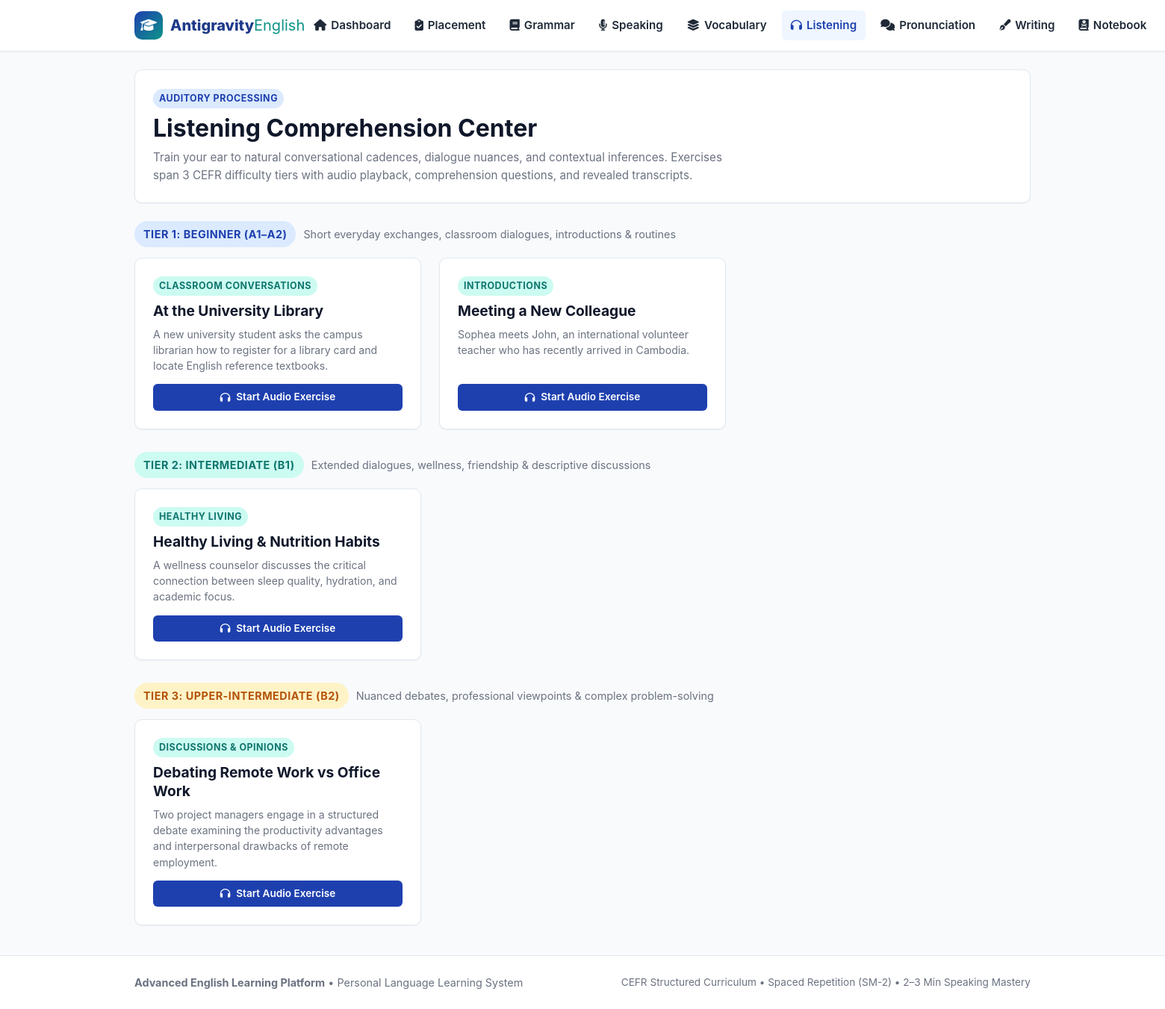
Page /listening/ (signed in) on the committed database.
### tables this page shows
CREATE TABLE listening_exercises (
    id INTEGER PRIMARY KEY AUTOINCREMENT,
    title TEXT NOT NULL,
    difficulty_level TEXT NOT NULL,
    topic_category TEXT NOT NULL,
    situation_description TEXT NOT NULL,
    audio_script TEXT NOT NULL,
    questions_json TEXT NOT NULL,
    order_index INTEGER DEFAULT 0
);

### routes/listening.py (the view)
@bp.route('')
@bp.route('/')
@login_required
def index():
    user_id = session['user_id']
    db = get_db()
    cur = db.execute("""
        SELECT le.*,
               (SELECT MAX(ls.score * 100 / ls.max_score) FROM listening_submissions ls WHERE ls.exercise_id = le.id AND ls.user_id = ?) as best_score,
               (SELECT COUNT(*) FROM listening_submissions ls WHERE ls.exercise_id = le.id AND ls.user_id = ?) as attempts_count
        FROM listening_exercises le
        ORDER BY le.order_index ASC, le.id ASC
    """, (user_id, user_id))
    exercises = cur.fetchall()
    grouped = {
        "Beginner": [],
        "Intermediate": [],
        "Upper-intermediate": []
    }
    for ex in exercises:
        lvl = ex['difficulty_level']
        if lvl in grouped:
            grouped[lvl].append(dict(ex))
        else:
            grouped.setdefault(lvl, []).append(dict(ex))
    return render_template('listening.html', grouped=grouped)

### database/db.py (called while the page is built)
def get_db():
    if 'db' not in g:
        db_path = current_app.config['DATABASE']
        db_dir = os.path.dirname(db_path)
        if db_dir and not os.path.exists(db_dir):
            os.makedirs(db_dir, exist_ok=True)
        g.db = sqlite3.connect(db_path)
        g.db.row_factory = sqlite3.Row
        g.db.execute("PRAGMA foreign_keys = ON;")
    return g.db

### routes/auth.py (called while the page is built)
def login_required(view):
    @functools.wraps(view)
    def wrapped_view(**kwargs):
        if g.user is None:
            flash("Please log in or continue as guest to access this section.", "info")
            return redirect(url_for('auth.login', next=request.url))
        return view(**kwargs)
    return wrapped_view

### templates/listening.html (shortened to what this page needs)
{% extends "base.html" %}
{% block content %}
<div class="card" style="margin-bottom:24px;">
  <span class="badge badge-a1" style="margin-bottom:6px;">Auditory Processing</span>
  <h1 style="font-size:2rem;margin-bottom:6px;">Listening Comprehension Center</h1>
  <p style="color:var(--text-muted);font-size:0.95rem;max-width:800px;">
    Train your ear to natural conversational cadences, dialogue nuances, and contextual inferences. Exercises span 3 CEFR difficulty tiers with audio playback, comprehension questions, and revealed transcripts.
  </p>
</div>
<div style="display:flex;flex-direction:column;gap:30px;margin-bottom:40px;">
  <div>
    <div style="display:flex;align-items:center;gap:10px;margin-bottom:14px;">
      <span class="badge badge-a1" style="font-size:0.9rem;padding:6px 12px;">Tier 1: Beginner (A1–A2)</span>
      <span style="font-size:0.9rem;color:var(--text-muted);">Short everyday exchanges, classroom dialogues, introductions & routines</span>
    </div>
    <div class="grid-3">
      {% for ex in grouped['Beginner'] %}
        <div class="card" style="display:flex;flex-direction:column;justify-content:space-between;">
          <div>
            <div style="display:flex;justify-content:space-between;margin-bottom:8px;">
              <span class="badge badge-b1">{{ ex.topic_category }}</span>
            </div>
            <h3 style="font-size:1.2rem;color:#0f172a;margin-bottom:8px;">{{ ex.title }}</h3>
            <p style="font-size:0.88rem;color:var(--text-muted);line-height:1.5;margin-bottom:14px;">
              {{ ex.situation_description }}
            </p>
          </div>
          <div>
            <a href="{{ url_for('listening.exercise_detail', exercise_id=ex.id) }}" class="btn btn-primary btn-sm" style="width:100%;">
              <i class="fas fa-headphones"></i> Start Audio Exercise
            </a>
          </div>
        </div>
      {% endfor %}
    </div>
  </div>
  <div>
    <div style="display:flex;align-items:center;gap:10px;margin-bottom:14px;">
      <span class="badge badge-b1" style="font-size:0.9rem;padding:6px 12px;">Tier 2: Intermediate (B1)</span>
      <span style="font-size:0.9rem;color:var(--text-muted);">Extended dialogues, wellness, friendship & descriptive discussions</span>
    </div>
    <div class="grid-3">
      {% for ex in grouped['Intermediate'] %}
        <div class="card" style="display:flex;flex-direction:column;justify-content:space-between;">
          <div>
            <div style="display:flex;justify-content:space-between;margin-bottom:8px;">
              <span class="badge badge-b1">{{ ex.topic_category }}</span>
            </div>
            <h3 style="font-size:1.2rem;color:#0f172a;margin-bottom:8px;">{{ ex.title }}</h3>
            <p style="font-size:0.88rem;color:var(--text-muted);line-height:1.5;margin-bottom:14px;">
              {{ ex.situation_description }}
            </p>
          </div>
          <div>
            <a href="{{ url_for('listening.exercise_detail', exercise_id=ex.id) }}" class="btn btn-primary btn-sm" style="width:100%;">
              <i class="fas fa-headphones"></i> Start Audio Exercise
            </a>
          </div>
        </div>
      {% endfor %}
    </div>
  </div>
  <div>
    <div style="display:flex;align-items:center;gap:10px;margin-bottom:14px;">
      <span class="badge badge-b2" style="font-size:0.9rem;padding:6px 12px;">Tier 3: Upper-Intermediate (B2)</span>
      <span style="font-size:0.9rem;color:var(--text-muted);">Nuanced debates, professional viewpoints & complex problem-solving</span>
    </div>
    <div class="grid-3">
      {% for ex in grouped['Upper-intermediate'] %}
        <div class="card" style="display:flex;flex-direction:column;justify-content:space-between;">
          <div>
            <div style="display:flex;justify-content:space-between;margin-bottom:8px;">
              <span class="badge badge-b1">{{ ex.topic_category }}</span>
            </div>
            <h3 style="font-size:1.2rem;color:#0f172a;margin-bottom:8px;">{{ ex.title }}</h3>
            <p style="font-size:0.88rem;color:var(--text-muted);line-height:1.5;margin-bottom:14px;">
              {{ ex.situation_description }}
            </p>
          </div>
          <div>
            <a href="{{ url_for('listening.exercise_detail', exercise_id=ex.id) }}" class="btn btn-primary btn-sm" style="width:100%;">
              <i class="fas fa-headphones"></i> Start Audio Exercise
            </a>
          </div>
        </div>
      {% endfor %}
    </div>
  </div>
</div>
{% endblock %}

### static/css/style.css (style rules this page uses)
:root { --primary: #1e40af; --primary-light: #3b82f6; --primary-dark: #1e3a8a; --primary-subtle: #eff6ff; --secondary: #0d9488; --secondary-light: #14b8a6; --secondary-subtle: #f0fdfa; --accent: #f59e0b; --accent-light: #fbbf24; --accent-subtle: #fffbeb; --success: #16a34a; --success-subtle: #f0fdf4; --warning: #d97706; --warning-subtle: #fffbeb; --danger: #dc2626; --danger-subtle: #fef2f2; --text-main: #1f2937; --text-muted: #6b7280; --text-light: #9ca3af; --bg-page: #f8fafc; --bg-card: #ffffff; --bg-card-subtle: #f1f5f9; --border-color: #e2e8f0; --border-focus: #3b82f6; --shadow-sm: 0 1px 2px 0 rgba(0, 0, 0, 0.05); --shadow-md: 0 4px 6px -1px rgba(0, 0, 0, 0.1), 0 2px 4px -1px rgba(0, 0, 0, 0.06); --shadow-lg: 0 10px 15px -3px rgba(0, 0, 0, 0.1), 0 4px 6px -2px rgba(0, 0, 0, 0.05); --radius-sm: 6px; --radius-md: 10px; --radius-lg: 16px; --radius-full: 9999px; --font-main: -apple-system, BlinkMacSystemFont, "Segoe UI", Roboto, Helvetica, Arial, sans-serif; --font-km: "Hanuman", "Kantumruy Pro", "Khmer OS", -apple-system, sans-serif; }
* { box-sizing: border-box; margin: 0; padding: 0; }
body { font-family: var(--font-main); background-color: var(--bg-page); color: var(--text-main); line-height: 1.6; min-height: 100vh; display: flex; flex-direction: column; }
h1, h2, h3, h4, h5, h6 { color: #0f172a; font-weight: 700; line-height: 1.3; }
a { color: var(--primary-light); text-decoration: none; transition: color 0.15s ease; }
.card { background-color: var(--bg-card); border: 1px solid var(--border-color); border-radius: var(--radius-md); padding: 24px; box-shadow: var(--shadow-sm); transition: transform 0.15s ease, box-shadow 0.15s ease; }
.btn { display: inline-flex; align-items: center; justify-content: center; gap: 8px; font-weight: 600; font-size: 0.95rem; padding: 10px 18px; border-radius: var(--radius-sm); border: 1px solid transparent; cursor: pointer; transition: all 0.15s ease; text-decoration: none; }
.btn-primary { background-color: var(--primary); color: #ffffff; }
.btn-sm { padding: 6px 12px; font-size: 0.85rem; }
.badge { display: inline-block; padding: 3px 8px; border-radius: var(--radius-full); font-size: 0.78rem; font-weight: 700; text-transform: uppercase; letter-spacing: 0.5px; }
.badge-a1 { background-color: #dbeafe; color: #1e40af; }
.badge-b1 { background-color: #ccfbf1; color: #0f766e; }
.badge-b2 { background-color: #fef3c7; color: #b45309; }
.grid-3 { display: grid; grid-template-columns: repeat(3, 1fr); gap: 24px; }

### rows in the picture
listening_exercises: topic_category "CLASSROOM CONVERSATIONS", title "At the University Library", situation_description "A new university student asks the campus librarian how to register for a library card and locate English reference textbooks."
listening_exercises: topic_category "INTRODUCTIONS", title "Meeting a New Colleague", situation_description "Sophea meets John, an international volunteer teacher who has recently arrived in Cambodia."
listening_exercises: topic_category "HEALTHY LIVING", title "Healthy Living & Nutrition Habits", situation_description "A wellness counselor discusses the critical connection between sleep quality, hydration, and academic focus."
listening_exercises: topic_category "DISCUSSIONS & OPINIONS", title "Debating Remote Work vs Office Work", situation_description "Two project managers engage in a structured debate examining the productivity advantages and interpersonal drawbacks of remote employment."
